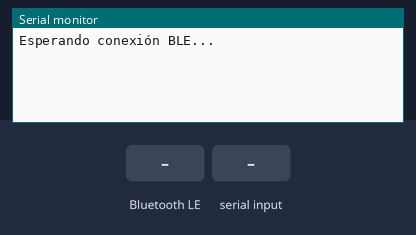
Recording of a sketch running on a simulated ESP32-S3. Parts: the last lines printed to the serial monitor. Inputs (shaded band) come from the test bench. Nothing arrives over Bluetooth unless stated; a phone connects over Bluetooth LE 3 s after start.

Above: at 1.2 s.
1.3 s: Bluetooth LE write "1" received
At 2.1 s:
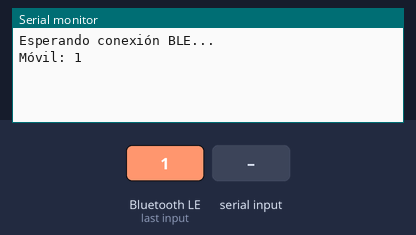
2.8 s: "1\n" received over Serial
At 4.0 s:
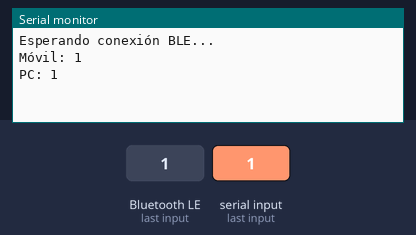

The sketch:

T5.ino
```cpp
#include <BLEDevice.h>
#include <BLEServer.h>
#include <BLEUtils.h>
#include <BLE2902.h>

BLEServer *pServer = NULL;
BLECharacteristic *pTxCharacteristic;
bool deviceConnected = false;

// UUIDs del servicio estándar Nordic UART
#define SERVICE_UUID           "6E400001-B5A3-F393-E0A9-E50E24DCCA9E"
#define CHARACTERISTIC_UUID_RX "6E400002-B5A3-F393-E0A9-E50E24DCCA9E"
#define CHARACTERISTIC_UUID_TX "6E400003-B5A3-F393-E0A9-E50E24DCCA9E"

class MyServerCallbacks: public BLEServerCallbacks {
    void onConnect(BLEServer* pServer) { deviceConnected = true; }
    void onDisconnect(BLEServer* pServer) {
      deviceConnected = false;
      pServer->getAdvertising()->start(); // Reinicia el advertising
    }
};

class MyCallbacks: public BLECharacteristicCallbacks {
    void onWrite(BLECharacteristic *pCharacteristic) {
      String rxValue = pCharacteristic->getValue().c_str();
      if (rxValue.length() > 0) {
        Serial.print("Móvil: ");
        Serial.println(rxValue);
      }
    }
};

void setup() {
  Serial.begin(115200);
  BLEDevice::init("Chat_ESP32_S3");
  pServer = BLEDevice::createServer();
  pServer->setCallbacks(new MyServerCallbacks());

  BLEService *pService = pServer->createService(SERVICE_UUID);

  // TX (Transmisión del ESP32 al Móvil) - Notificaciones
  pTxCharacteristic = pService->createCharacteristic(CHARACTERISTIC_UUID_TX, BLECharacteristic::PROPERTY_NOTIFY);
  pTxCharacteristic->addDescriptor(new BLE2902());

  // RX (Recepción del Móvil al ESP32) - Escritura
  BLECharacteristic *pRxCharacteristic = pService->createCharacteristic(CHARACTERISTIC_UUID_RX, BLECharacteristic::PROPERTY_WRITE);
  pRxCharacteristic->setCallbacks(new MyCallbacks());

  pService->start();
  pServer->getAdvertising()->start();
  Serial.println("Esperando conexión BLE...");
}

void loop() {
  // Del PC al Móvil
  if (deviceConnected && Serial.available()) {
    String txValue = Serial.readStringUntil('\n');
    txValue.trim(); // Limpia saltos de línea
    if (txValue.length() > 0) {
      pTxCharacteristic->setValue(txValue.c_str());
      pTxCharacteristic->notify();
      Serial.print("PC: ");
      Serial.println(txValue);
    }
  }
}
```

Measured:
- after the input at 1.3 s, the serial monitor: prints a new line after 0.05 s (image 1)
- after the input at 2.8 s, the serial monitor: prints a new line after 0.20 s (image 2)
